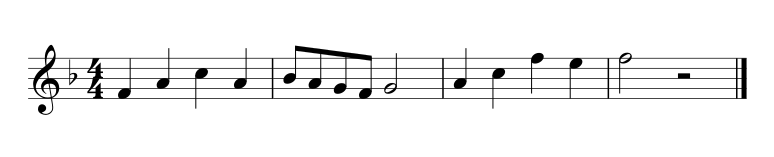
#> input picture apps/api/tests/fixtures/incipit.png, 774 x 157 px; its folder holds only this picture in this run
$ python -i preprocessing.py   (imports and definitions only)
#> lines starting #> are read from the running program, lines starting #| are printed output that depends on the picture
#> further down, picture is the input picture: PIL image 774x157 RGB; min 0, max 255, mean 242.6
"""Etapa de preprocesado configurable de imágenes para OMR (Fase 7, Issue #15, deuda D2).

Proporciona transformaciones canónicas previas a la inferencia OMR:
1. Enderezado (deskew): maximización de varianza del perfil de proyección horizontal
   de pentagramas para corregir inclinaciones.
2. Binarización: separación óptima de tinta y fondo mediante umbralización Otsu,
   adaptativa o fija.
3. Control de resolución (rescaling / DPI): normalización de dimensiones y densidad
   de píxeles para asegurar detección adecuada de pentagramas finos.

Cada etapa es configurable e independientemente activable según ADR-0001 y ARCHITECTURE.md §5.
"""

from __future__ import annotations

from collections.abc import Mapping
from dataclasses import asdict, dataclass
from pathlib import Path
from typing import Any

import numpy as np
from PIL import Image


# [44 lines that did not run here, left out]


def compute_deskew_angle(
    image: Image.Image,
    max_angle: float = 15.0,
    coarse_step: float = 0.5,
    refine_step: float = 0.1,
) -> float:
    """Calcula el ángulo de inclinación de la partitura mediante perfiles de proyección.

    En partituras musicales, las líneas del pentagrama generan picos pronunciados
    en la proyección horizontal cuando la imagen está perfectamente nivelada (0°).
    La varianza del perfil alcanza su máximo global exactamente en la orientación horizontal.
    """
#> called with max_angle = 15, coarse_step = 0.5, refine_step = 0.1
    gray = image.convert("L")

    # Muestreo optimizado para imágenes de gran tamaño (acelera el cálculo en órdenes de magnitud)
    target_width = 800
    if gray.width > target_width:
        scale = target_width / gray.width
        new_h = max(10, round(gray.height * scale))
        gray = gray.resize((target_width, new_h), resample=Image.Resampling.BILINEAR)

    # Invertir para que la tinta (líneas oscuras) sea valor alto en la suma
    arr_inv = 255 - np.asarray(gray, dtype=np.float32)
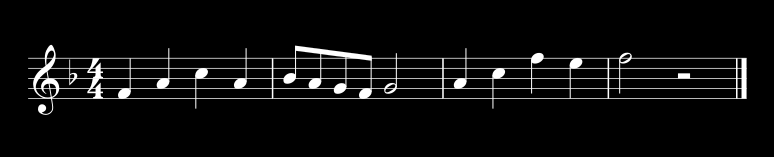
#> arr_inv: shape (157, 774) float32; min 0, max 255, mean 12.4

    # 1. Búsqueda gruesa
    coarse_angles = np.arange(-max_angle, max_angle + coarse_step * 0.5, coarse_step)
    best_coarse_angle = 0.0
    max_variance = -1.0

    for ang in coarse_angles:
        # Rotar alrededor del centro
        rotated = Image.fromarray(arr_inv).rotate(
            float(-ang), resample=Image.Resampling.NEAREST, fillcolor=0
        )
        rot_arr = np.asarray(rotated)
        profile = rot_arr.sum(axis=1)
        var = float(np.var(profile))
        if var > max_variance:
            max_variance = var
            best_coarse_angle = float(ang)
#> this loop made 61 passes
#> (var, max_variance) on passes 1 to 12: (8727576, 8727576), (9249469, 9249469), (9958113, 9958113), (10096938, 10096938), (10689522, 10689522), (10955247, 10955247), (11607927, 11607927), (12434929, 12434929), (13655507, 13655507), (15589761, 15589761), (17799212, 17799212), (20854634, 20854634)
#> var on passes 32 to 37: 203946672, 178564368, 169022048, 160177936, 148411344, 137066528
#> pass 1, in compute_deskew_angle, `rotated = Image.fromarray(arr_inv).rotate( float(-ang), resample=Image..`:
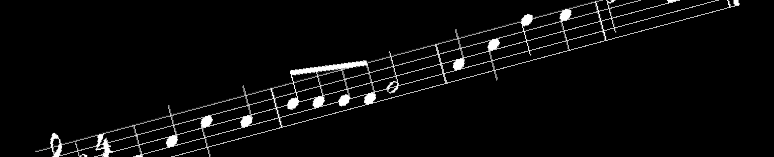
#> rotated: PIL image 774x157 F; min 0, max 255, mean 9.7
#> pass 2, in compute_deskew_angle, `rotated = Image.fromarray(arr_inv).rotate( float(-ang), resample=Image..`:
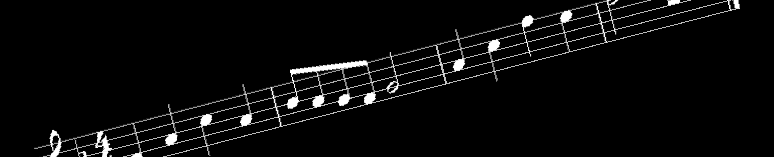
#> rotated: PIL image 774x157 F; min 0, max 255, mean 10.1
#> pass 3, in compute_deskew_angle, `rotated = Image.fromarray(arr_inv).rotate( float(-ang), resample=Image..`:
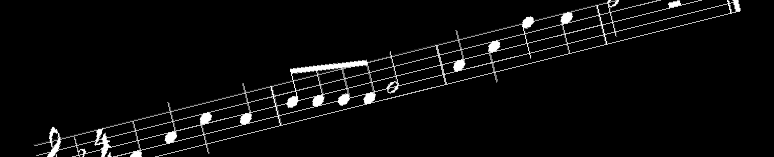
#> rotated: PIL image 774x157 F; min 0, max 255, mean 10.4
#> after the loop, best_coarse_angle = 0; max_variance = 566738496

    # 2. Refinamiento fino alrededor del mejor ángulo grueso
    search_min = max(-max_angle, best_coarse_angle - coarse_step)
#> search_min = -0.5
    search_max = min(max_angle, best_coarse_angle + coarse_step)
#> search_max = 0.5
    fine_angles = np.arange(search_min, search_max + refine_step * 0.5, refine_step)

    best_angle = best_coarse_angle
#> best_angle = 0
    for ang in fine_angles:
        rotated = Image.fromarray(arr_inv).rotate(
            float(-ang), resample=Image.Resampling.BILINEAR, fillcolor=0
        )
        rot_arr = np.asarray(rotated)
        profile = rot_arr.sum(axis=1)
        var = float(np.var(profile))
        if var > max_variance:
            max_variance = var
            best_angle = float(ang)
#> this loop made 11 passes
#> var on passes 1 to 11: 201531968, 215723280, 237491040, 279537760, 364894848, 566738496, 365078176, 280527552, 240081536, 218881008, 202800400
#> pass 1, in compute_deskew_angle, `rotated = Image.fromarray(arr_inv).rotate( float(-ang), resample=Image..`:
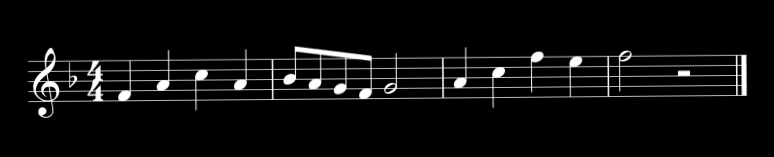
#> rotated: PIL image 774x157 F; min 0, max 255, mean 12.4
#> pass 2, in compute_deskew_angle, `rotated = Image.fromarray(arr_inv).rotate( float(-ang), resample=Image..`:
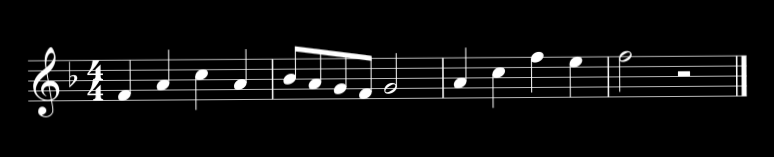
#> rotated: PIL image 774x157 F; min 0, max 255, mean 12.4
#> pass 3, in compute_deskew_angle, `rotated = Image.fromarray(arr_inv).rotate( float(-ang), resample=Image..`:
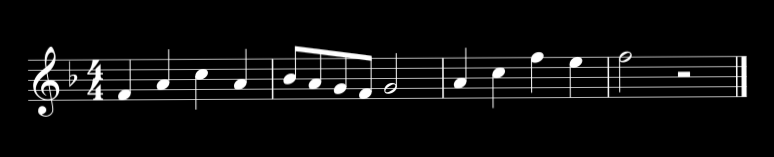
#> rotated: PIL image 774x157 F; min 0, max 255, mean 12.4
#> after the loop, best_angle = 0; max_variance = 566738496

    return round(best_angle, 2)


# [222 lines left out: functions deskew_image, compute_otsu_threshold, binarize_image, rescale_image, preprocess_image, preprocess_image_file, not called in this run]

>>> from PIL import Image
>>> picture = Image.open('../../../../../apps/api/tests/fixtures/incipit.png')
>>> result = compute_deskew_angle(picture)
#> result = 0
